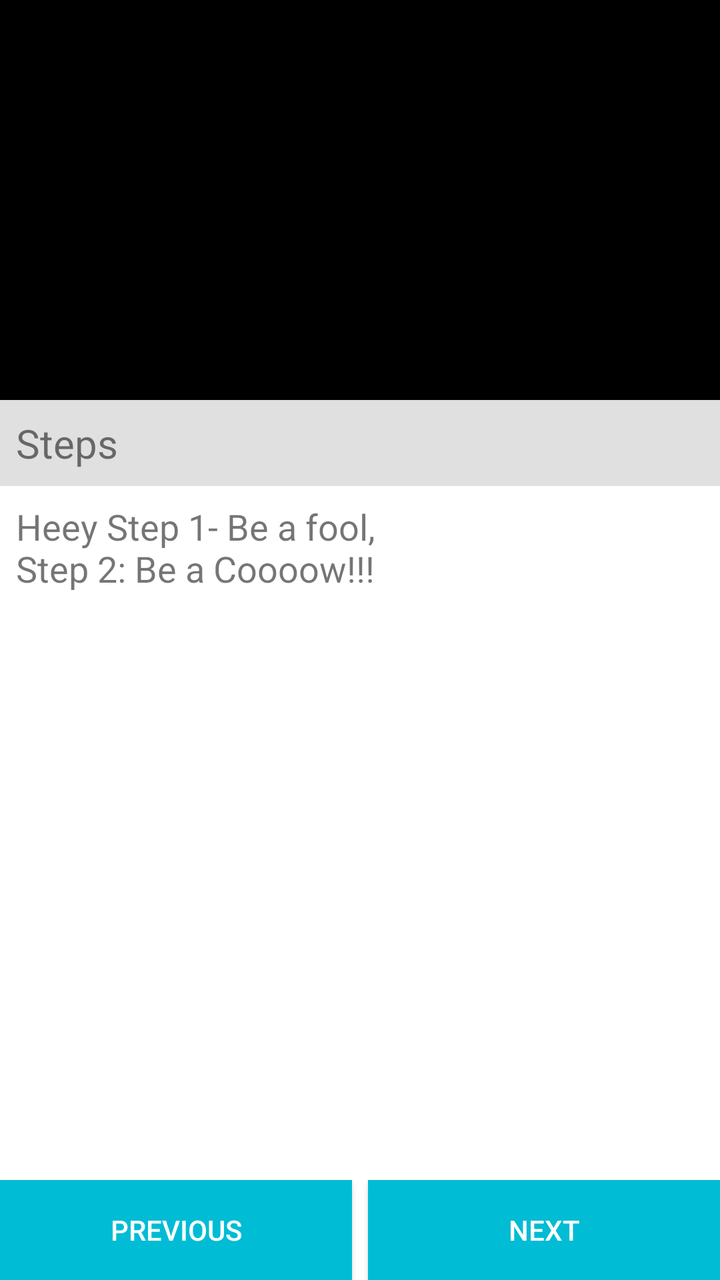
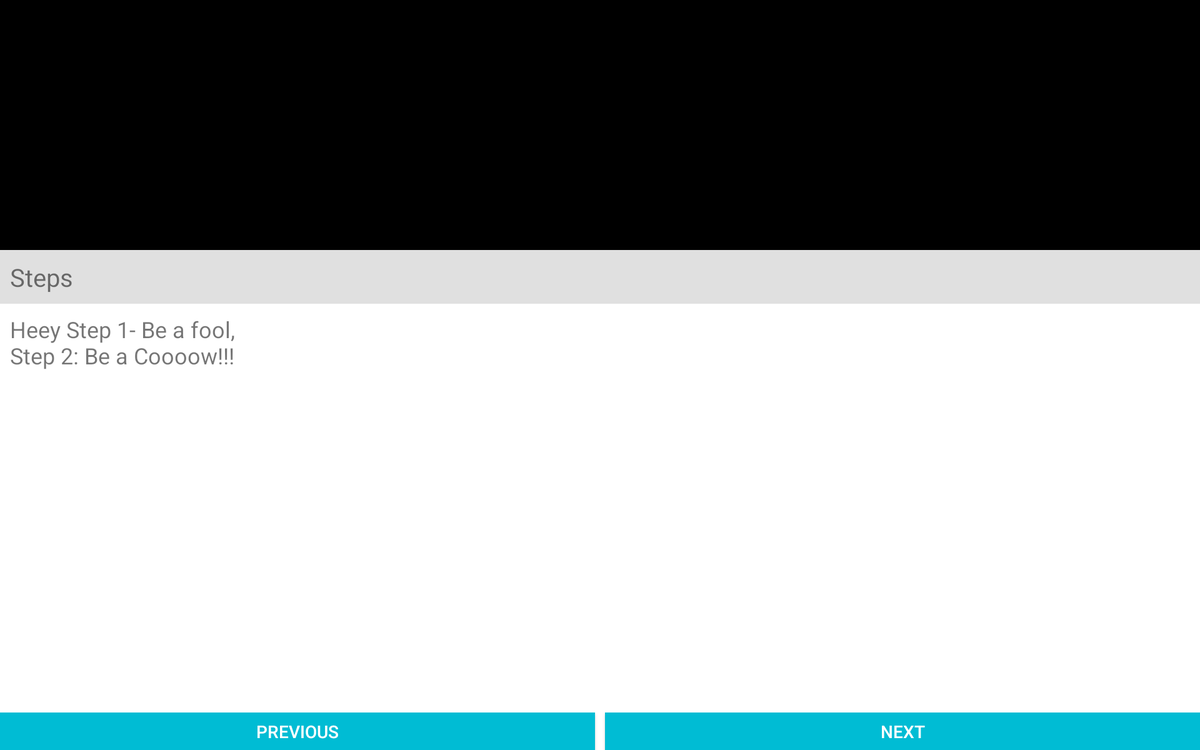

First picture: res/layout/ on a phone held upright. Second picture: the repository's own variant of that layout, on a device whose configuration matches the variant's folder. Source for both follows.
<!-- AndroidManifest.xml: application theme AppTheme -->
<!-- res/layout/fragment_recipe_steps_detail.xml -->
<?xml version="1.0" encoding="utf-8"?>
<layout xmlns:android="http://schemas.android.com/apk/res/android"
    xmlns:tools="http://schemas.android.com/tools"
    tools:context=".Fragments.RecipeStepsDetailFragment">

    <FrameLayout
        android:id="@+id/fragment_recipe_steps_detail"
        android:layout_width="match_parent"
        android:layout_height="match_parent"
        android:background="@color/colorAppBackground">

        <android.support.v4.widget.NestedScrollView

            android:layout_width="match_parent"
            android:layout_height="match_parent">

            <LinearLayout
                android:layout_width="match_parent"
                android:layout_height="wrap_content"
                android:orientation="vertical">


                <FrameLayout
                    android:id="@+id/recipe_steps_media_play_video"
                    android:layout_width="match_parent"
                    android:layout_height="280dp"
                    android:background="@color/colorMediaFrame"
                    android:visibility="gone">

                    <com.google.android.exoplayer2.ui.PlayerView
                        android:id="@+id/video_player"
                        android:layout_width="match_parent"
                        android:layout_height="match_parent">

                    </com.google.android.exoplayer2.ui.PlayerView>
                </FrameLayout>

                <ImageView
                    android:id="@+id/recipe_steps_media_play"
                    android:layout_width="match_parent"
                    android:layout_height="200dp"
                    android:background="#000000"
                    android:scaleType="centerCrop">

                </ImageView>

                <FrameLayout
                    android:layout_width="match_parent"
                    android:layout_height="wrap_content"
                    android:background="#e0e0e0">

                    <TextView
                        android:id="@+id/recipe_steps_label"
                        android:layout_width="match_parent"
                        android:layout_height="wrap_content"
                        android:padding="8dp"
                        android:text="@string/recipe_label_steps"
                        android:textSize="20sp" />
                </FrameLayout>

                <TextView
                    android:id="@+id/recipe_label_steps_tv"
                    android:layout_width="match_parent"
                    android:layout_height="wrap_content"
                    android:padding="8dp"
                    android:textSize="18sp"
                    tools:text="Heey Step 1- Be a fool,\nStep 2: Be a Coooow!!!" />
            </LinearLayout>
        </android.support.v4.widget.NestedScrollView>

        <LinearLayout
            android:layout_width="match_parent"
            android:layout_height="50dp"
            android:layout_gravity="bottom"
            android:orientation="horizontal">

            <Button
                android:id="@+id/recipe_steps_detail_previous_button"
                android:layout_width="0dp"
                android:layout_height="match_parent"
                android:layout_marginEnd="4dp"
                android:layout_weight="1"
                android:background="@color/colorAccent"
                android:text="@string/button_previous"
                android:textColor="#ffffff" />

            <Button
                android:id="@+id/recipe_steps_detail_next_button"
                android:layout_width="0dp"
                android:layout_height="match_parent"
                android:layout_marginStart="4dp"
                android:layout_weight="1"
                android:background="@color/colorAccent"
                android:text="@string/button_next"
                android:textColor="#ffffff" />
        </LinearLayout>
    </FrameLayout>

</layout>
<!-- resources referenced by this layout -->
<resources>
  <color name="colorAccent">#00bcd4</color>
  <color name="colorAppBackground">#FFFFFF</color>
  <color name="colorMediaFrame">#000000</color>
  <string name="button_next">Next</string>
  <string name="button_previous">Previous</string>
  <string name="recipe_label_steps">Steps</string>
  <style name="AppTheme" parent="Theme.AppCompat.Light.DarkActionBar">
          
          <item name="colorPrimary">@color/colorPrimary</item>
          <item name="colorPrimaryDark">@color/colorPrimaryDark</item>
          <item name="colorAccent">@color/colorAccent</item>
      </style>
  <color name="colorPrimary">#888888</color>
  <color name="colorPrimaryDark">#666666</color>
</resources>
<!-- res/layout-large-land/fragment_recipe_steps_detail.xml (the repository's variant of the layout above) -->
<!-- drawn on a 7-inch tablet turned sideways -->
<?xml version="1.0" encoding="utf-8"?>
<layout xmlns:android="http://schemas.android.com/apk/res/android"
    xmlns:tools="http://schemas.android.com/tools"
    tools:context=".Fragments.RecipeStepsDetailFragment">

    <FrameLayout
        android:id="@+id/fragment_recipe_steps_detail"
        android:layout_width="match_parent"
        android:layout_height="match_parent"
        android:background="@color/colorAppBackground">

        <ScrollView

            android:layout_width="match_parent"
            android:layout_height="match_parent">

            <LinearLayout
                android:layout_width="match_parent"
                android:layout_height="wrap_content"
                android:orientation="vertical">


                <FrameLayout
                    android:id="@+id/recipe_steps_media_play_video"
                    android:layout_width="match_parent"
                    android:layout_height="280dp"
                    android:background="@color/colorMediaFrame"
                    android:visibility="gone">

                    <com.google.android.exoplayer2.ui.PlayerView
                        android:id="@+id/video_player"
                        android:layout_width="match_parent"
                        android:layout_height="match_parent">

                    </com.google.android.exoplayer2.ui.PlayerView>
                </FrameLayout>

                <ImageView
                    android:id="@+id/recipe_steps_media_play"
                    android:layout_width="match_parent"
                    android:layout_height="200dp"
                    android:background="#000000"
                    android:scaleType="centerCrop">

                </ImageView>

                <FrameLayout
                    android:layout_width="match_parent"
                    android:layout_height="wrap_content"
                    android:background="#e0e0e0">

                    <TextView
                        android:id="@+id/recipe_steps_label"
                        android:layout_width="match_parent"
                        android:layout_height="wrap_content"
                        android:padding="8dp"
                        android:text="@string/recipe_label_steps"
                        android:textSize="20sp" />
                </FrameLayout>

                <TextView
                    android:id="@+id/recipe_label_steps_tv"
                    android:layout_width="match_parent"
                    android:layout_height="wrap_content"
                    android:padding="8dp"
                    android:textSize="18sp"
                    tools:text="Heey Step 1- Be a fool,\nStep 2: Be a Coooow!!!" />
            </LinearLayout>
        </ScrollView>

        <LinearLayout
            android:layout_width="match_parent"
            android:layout_height="30dp"
            android:layout_gravity="bottom"
            android:orientation="horizontal">

            <Button
                android:id="@+id/recipe_steps_detail_previous_button"
                android:layout_width="0dp"
                android:layout_height="match_parent"
                android:layout_marginEnd="4dp"
                android:layout_weight="1"
                android:background="@color/colorAccent"
                android:text="@string/button_previous"
                android:textColor="#ffffff" />

            <Button
                android:id="@+id/recipe_steps_detail_next_button"
                android:layout_width="0dp"
                android:layout_height="match_parent"
                android:layout_marginStart="4dp"
                android:layout_weight="1"
                android:background="@color/colorAccent"
                android:text="@string/button_next"
                android:textColor="#ffffff" />
        </LinearLayout>
    </FrameLayout>

</layout>
